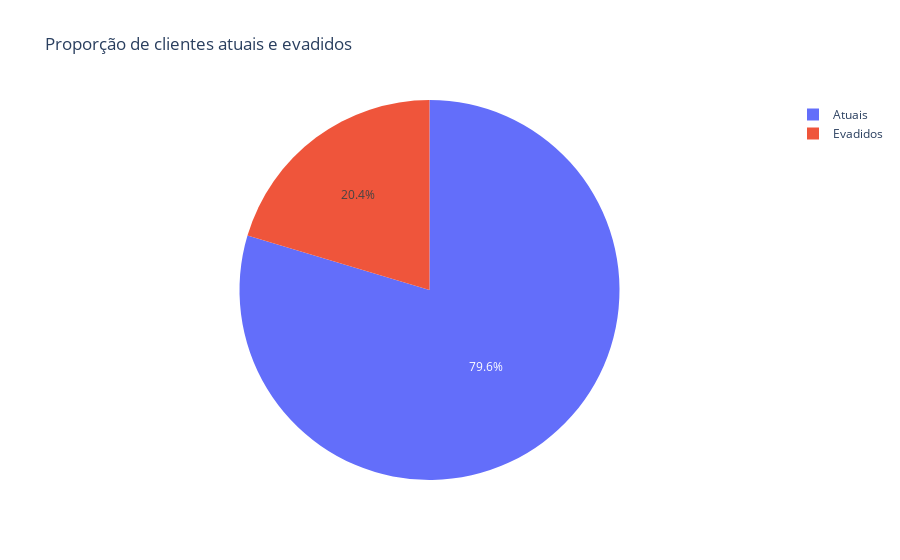

Notebook code for this chart:
### Markdown cell above
Para avaliar como melhor utilizar essas variáveis, vamos executar dois procedimentos:

- verificar se a base está balanceada e, se não, balanceá-la; e
- verificar os pré-requisitos dos fatores para regressão logística.

### Balanceamento da base

Verifiquemos se a base está balanceada:

### Code cell
import plotly.express as px

def show_dataset_balance(df):
    counts = df.value_counts()
    counts_df = pd.DataFrame(dict(counts=counts), index=counts.index)
    counts_graph = px.pie(
        title='Proporção de clientes atuais e evadidos',
        values=counts_df['counts'],
        names=['Atuais', 'Evadidos']
    )
    counts_graph.show()
    return counts_df

show_dataset_balance(Y)

### Figure 1 — Plotly figure (JSON) as saved in the notebook; plotly's stock layout.template omitted (floating-point values rounded to 4 significant figures)
{"data": [{"domain": {"x": [0, 1], "y": [0, 1]}, "hovertemplate": "label=%{label}<br>value=%{value}<extra></extra>", "labels": ["Atuais", "Evadidos"], "legendgroup": "", "name": "", "showlegend": true, "type": "pie", "values": [7963, 2037]}], "layout": {"autosize": true, "legend": {"tracegroupgap": 0}, "title": {"text": "Proporção de clientes atuais e evadidos"}}}
